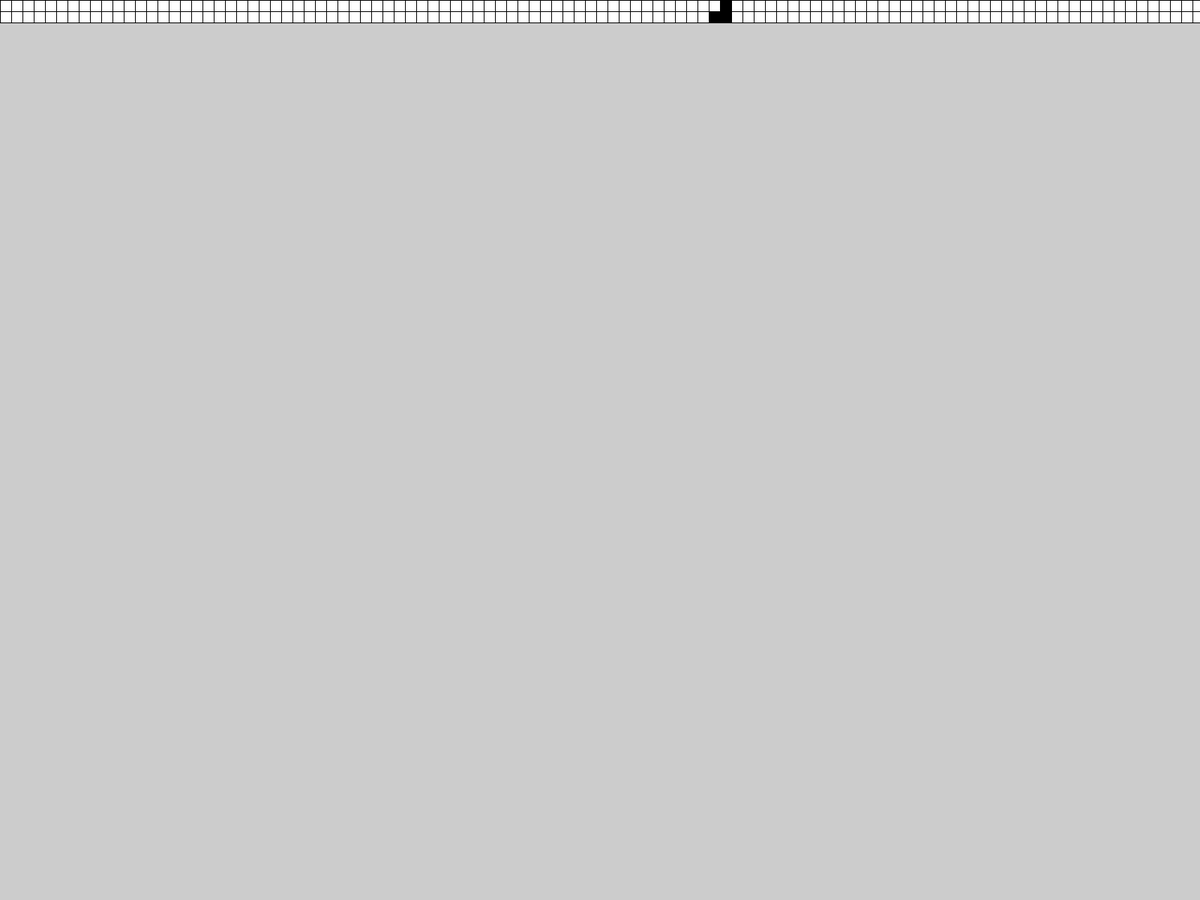
Frame 1 (no input)
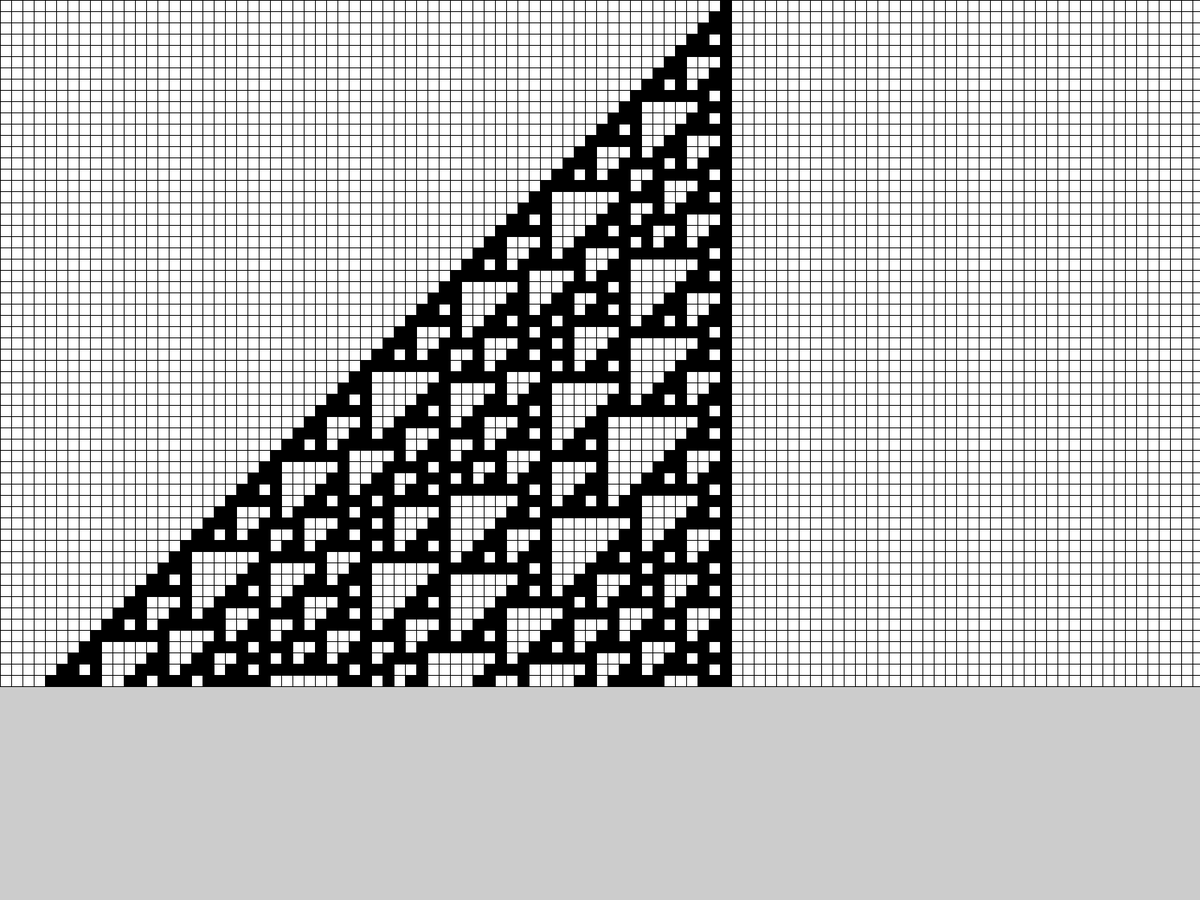
Frame 60 (the mouse pressed at the canvas centre just before this capture)
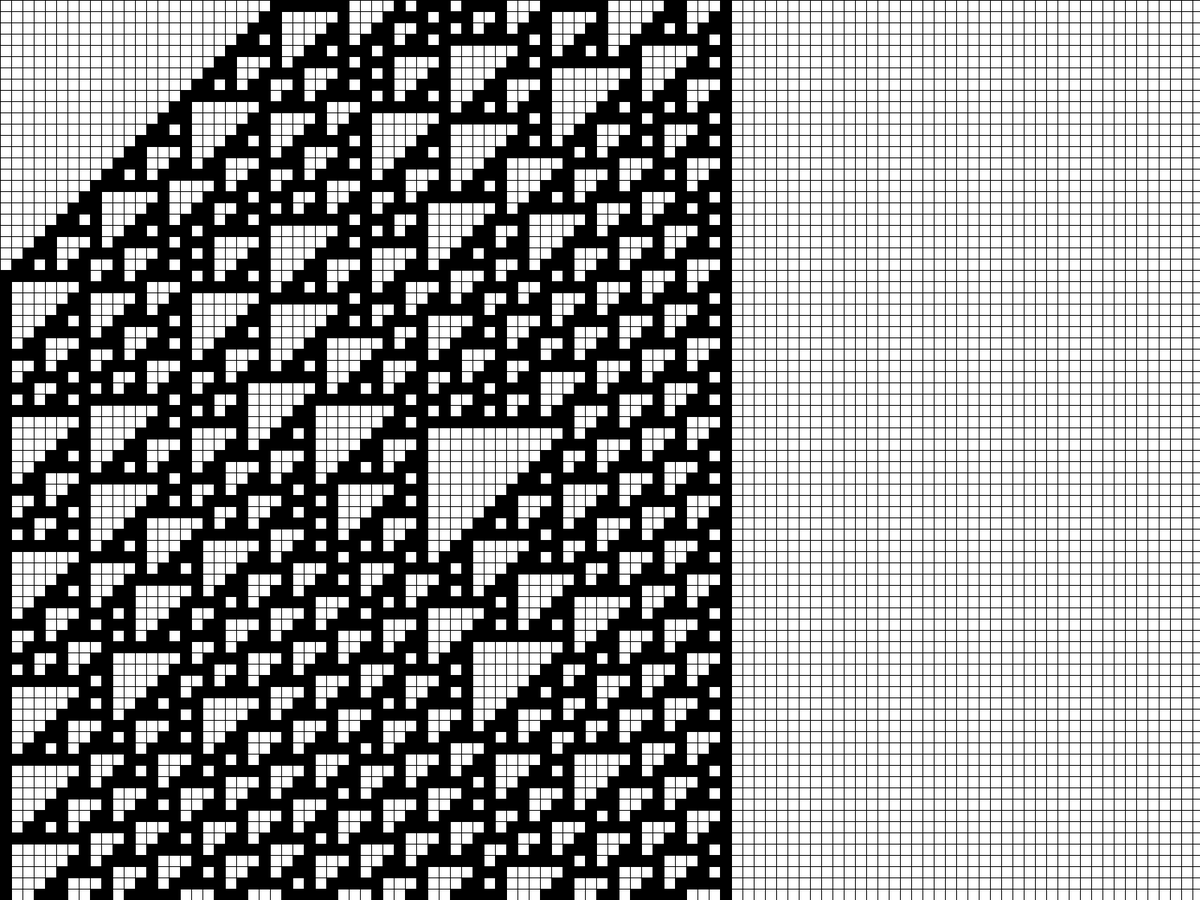
Frame 120 (the mouse held since frame 60 and released just before this capture)

The Processing sketch that drew these frames (run headless with seeded random() and noise(); from frame 60 on, the mouse is pressed at the canvas centre):

// Processing sketch: wolfram
// ── wolfram.pde

class CA {
  int[] ruleset = {0,1,1,1,0,1,1,0,0};
  int w = 15;
  int generation = 0;
  ArrayList<int[]> history = new ArrayList<int[]>();
  int width;
  int height;

  CA(int width, int height) {
    this.width = width;
    this.height = height;
    int[] cells = new int[width/w];

    for (int i = 0; i < cells.length; i++) {
      cells[i] = 0;
    }
    cells[cells.length/2] = 1;
    history.add(cells);
  }

  void generate() {
    int[] currentGen = history.get(history.size()-1);
    int[] nextGen = new int[currentGen.length];
    int len = currentGen.length;

    for (int i = 0; i<len-1; i++) {

      int left, middle, right;

      if (i <= 0) 
        left = currentGen[len-1];
      else
        left = currentGen[i-1];

      middle = currentGen[i];

      if (i >= len-1)
        right = currentGen[0];
      else 
      right = currentGen[i+1];

      nextGen[i] = rules(left, middle, right);
    }

    if (history.size() > height/w) {
      history.remove(0);
    }

    history.add(nextGen);
    generation ++;
  }

  int rules(int a, int b, int c) {
    String s = "" + a + b + c;
    int index = Integer.parseInt(s, 2);
    return ruleset[index];
  }

  void render() {
    for (int gen = 0; gen < history.size(); gen++) {
      int[] cells = history.get(gen);
      for (int i = 0; i < cells.length; i++) {
        if (cells[i] == 0) fill(255);
        else fill(0);
        stroke(0);
        rect(i*w, gen*w, w, w);
      }
    }
  }
}

CA ca = new CA(1920, 1200);

void setup() {
  fullScreen();
}


void draw() {
  ca.generate();
  ca.render();
}
